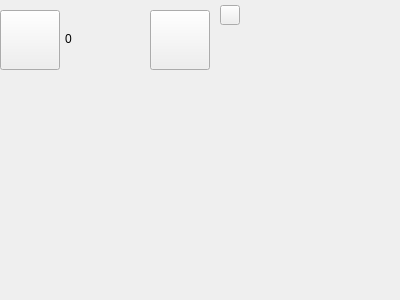
<?xml version="1.0" encoding="UTF-8"?>
<ui version="4.0">
 <class>Counter</class>
 <widget class="QWidget" name="Counter">
  <property name="geometry">
   <rect>
    <x>0</x>
    <y>0</y>
    <width>400</width>
    <height>300</height>
   </rect>
  </property>
  <property name="windowTitle">
   <string>Form</string>
  </property>
  <widget class="QPushButton" name="menu_button">
   <property name="geometry">
    <rect>
     <x>150</x>
     <y>10</y>
     <width>60</width>
     <height>60</height>
    </rect>
   </property>
   <property name="cursor">
    <cursorShape>PointingHandCursor</cursorShape>
   </property>
   <property name="text">
    <string/>
   </property>
  </widget>
  <widget class="QPushButton" name="rec_button">
   <property name="enabled">
    <bool>true</bool>
   </property>
   <property name="geometry">
    <rect>
     <x>0</x>
     <y>10</y>
     <width>60</width>
     <height>60</height>
    </rect>
   </property>
   <property name="sizePolicy">
    <sizepolicy hsizetype="Fixed" vsizetype="Fixed">
     <horstretch>0</horstretch>
     <verstretch>0</verstretch>
    </sizepolicy>
   </property>
   <property name="cursor">
    <cursorShape>PointingHandCursor</cursorShape>
   </property>
   <property name="autoFillBackground">
    <bool>false</bool>
   </property>
   <property name="text">
    <string/>
   </property>
   <property name="icon">
    <iconset resource="../build-WordCounter-Desktop_Qt_6_5_2_MinGW_64_bit-Debug/debug/qmake_qmake_qm_files.qrc">
     <normaloff>:/i18n/WordCounter_fr_FR.qm</normaloff>:/i18n/WordCounter_fr_FR.qm</iconset>
   </property>
   <property name="iconSize">
    <size>
     <width>60</width>
     <height>60</height>
    </size>
   </property>
  </widget>
  <widget class="QLabel" name="counter_label">
   <property name="geometry">
    <rect>
     <x>65</x>
     <y>0</y>
     <width>76</width>
     <height>78</height>
    </rect>
   </property>
   <property name="text">
    <string>0</string>
   </property>
  </widget>
  <widget class="QPushButton" name="quit_button">
   <property name="geometry">
    <rect>
     <x>220</x>
     <y>5</y>
     <width>20</width>
     <height>20</height>
    </rect>
   </property>
   <property name="cursor">
    <cursorShape>PointingHandCursor</cursorShape>
   </property>
   <property name="text">
    <string/>
   </property>
   <property name="icon">
    <iconset theme="go-home">
     <normaloff>.</normaloff>.</iconset>
   </property>
  </widget>
 </widget>
 <resources>
  <include location="../build-WordCounter-Desktop_Qt_6_5_2_MinGW_64_bit-Debug/debug/qmake_qmake_qm_files.qrc"/>
 </resources>
 <connections/>
</ui>
